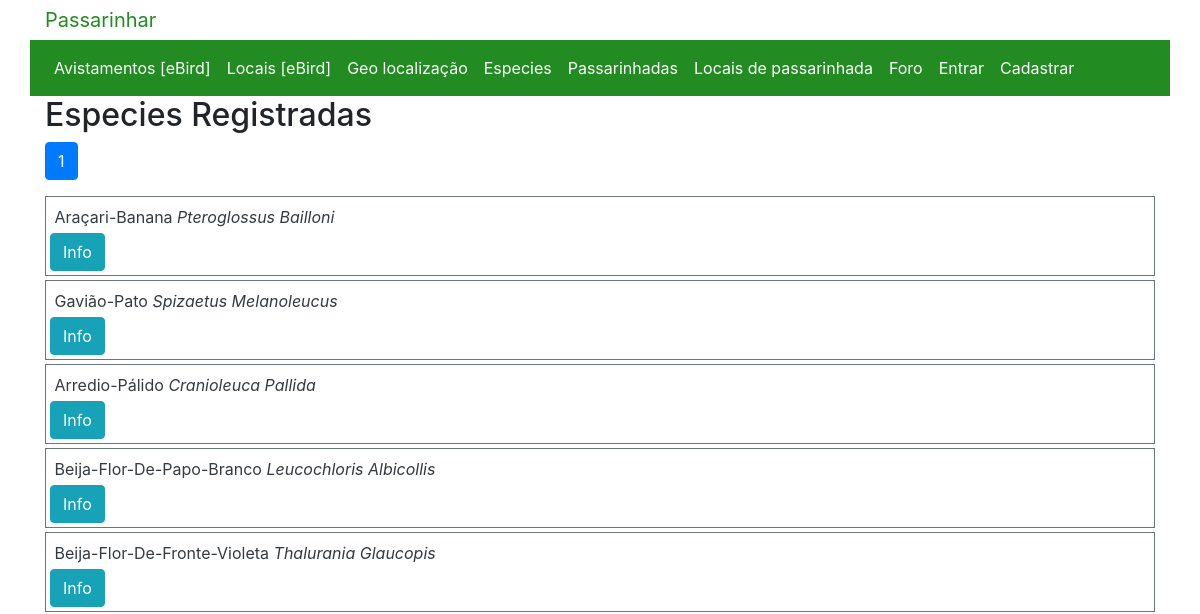
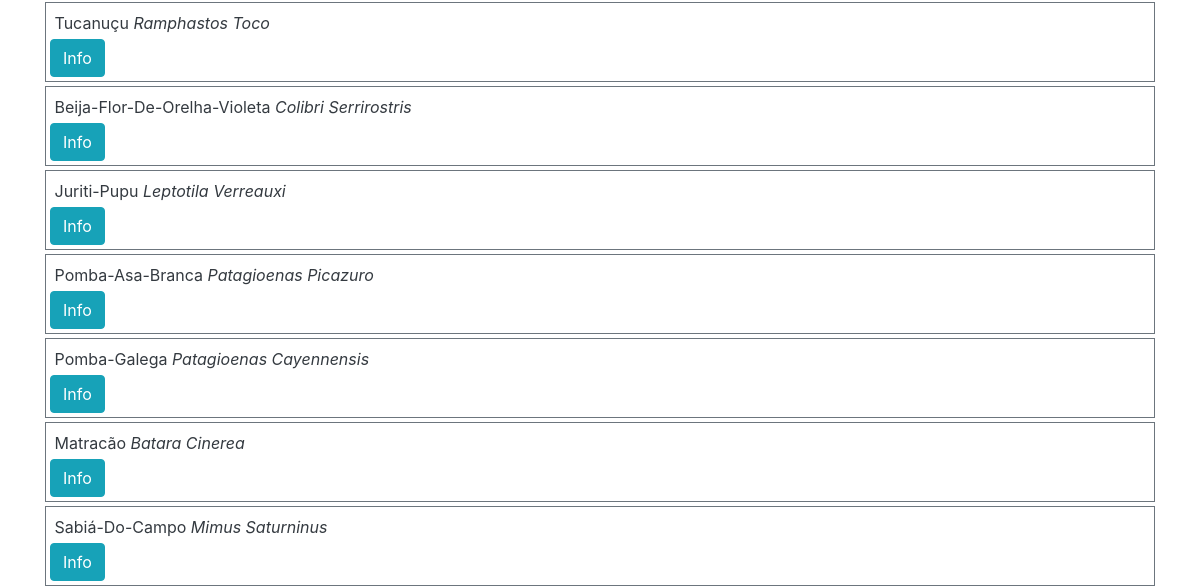
The page /allspices (upper part) on the database as committed earlier (2 pictures, top to bottom).
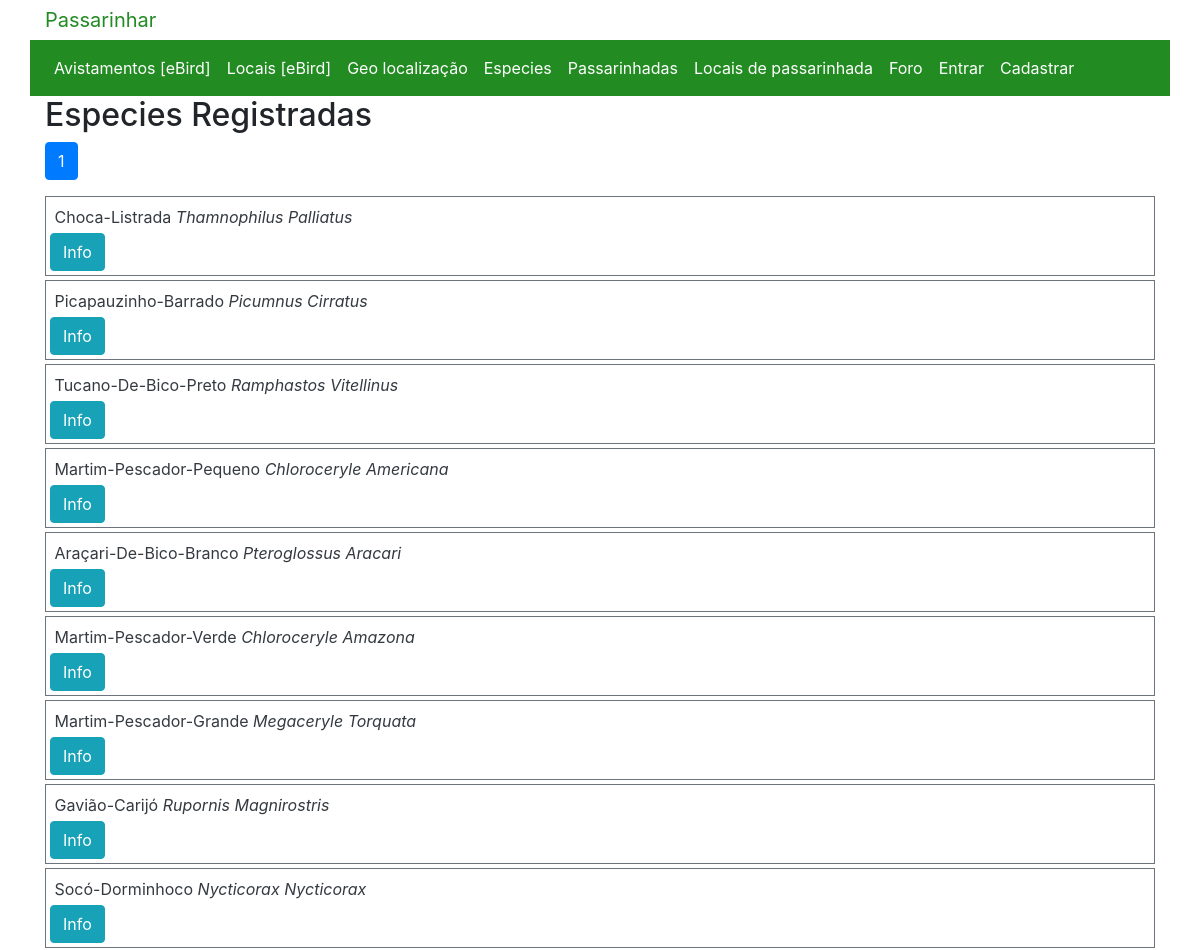
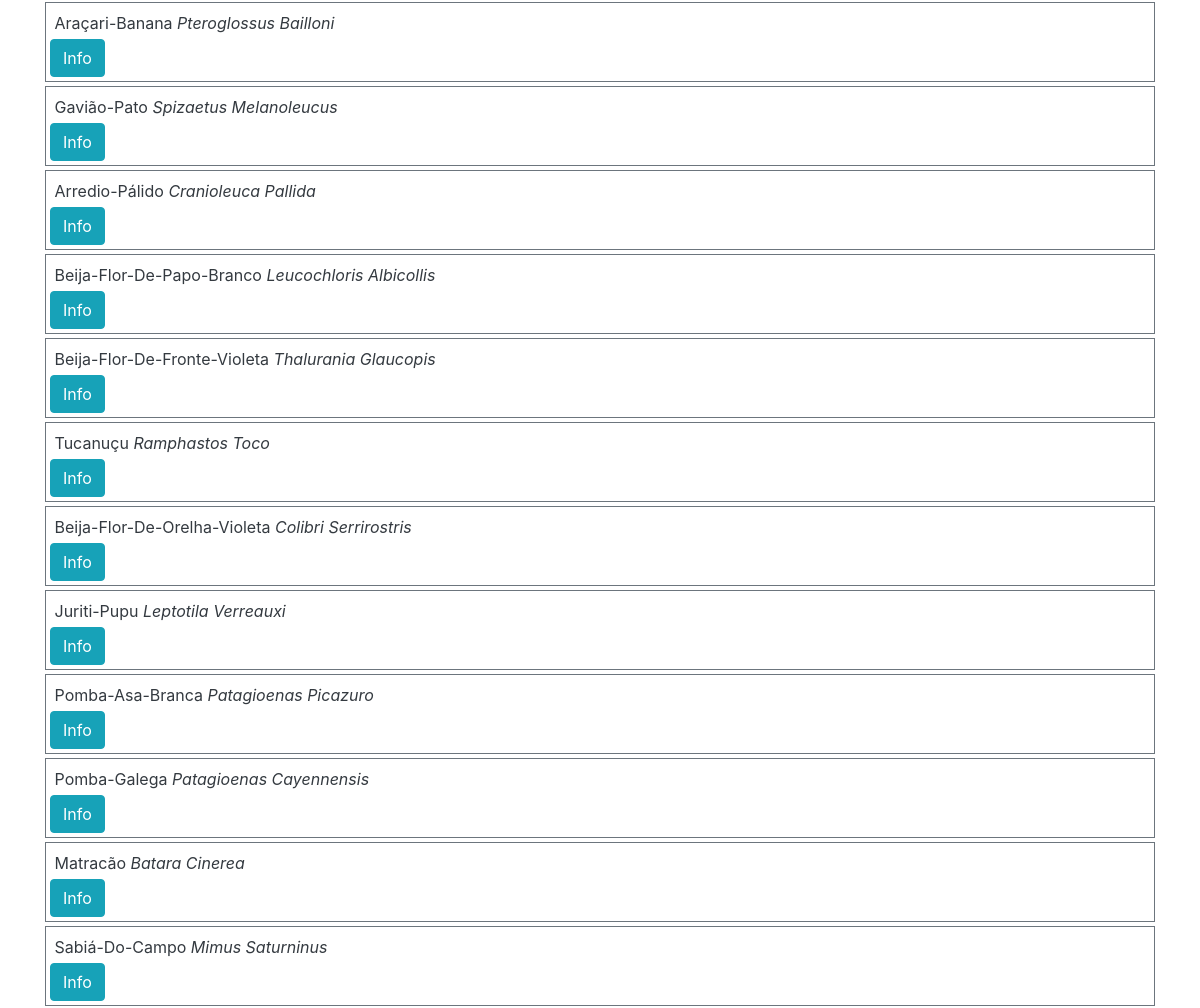
The same page on the database as committed later (2 pictures, top to bottom).
### passarinhar/models.py (models this page shows, shortened)
class Spice(models.Model):
    name = models.CharField(max_length=64, unique=True)
    spice_code = models.CharField(max_length=20, null=True, blank=True)
    scientific_name = models.CharField(max_length=64, null=True, blank=True)
    DTScientific_name = models.ForeignKey(DataZoneSpecie, on_delete=models.CASCADE,null=True, blank=True, related_name="spice")
    description = models.TextField(blank=True)
    url_spice_img  = models.URLField(blank=True)
    image = ImageField(upload_to='spice_images/', pregenerated_sizes=["small", "medium"], null=True)

### passarinhar/views.py (the view)
# urls.py: path("allspices", views.allspices, name="allspices"),
def allspices(request):
    error = None
    page_obj = None
    allspices = Spice.objects.all()
    allspices = allspices.order_by("-pk").all()
    if allspices:
        p = Paginator(allspices, 30)
        page_number = request.GET.get('page')
        page_obj = p.get_page(page_number)
    else:
        error = 'Sem dados'
        page_obj = None
    return render(request, "passarinhar/spices.html", {
        'title':"Especies Registradas",
        'spices': allspices,
        'page_obj':page_obj,
        "error": error
        })

### passarinhar/templates/passarinhar/spices.html (shortened to what this page needs)
{% extends "passarinhar/layout.html" %}
{% load static %}
{% block body %}
<h2 id="page-title">{{ title }}</h2>
<nav aria-label="Page navigation">
    <ul class="pagination">
        <li class="page-item  active" aria-current="page"><a class="page-link"
                href="?page={{ page_obj.number }}">{{page_obj.number }}</a></li>
    </ul>
</nav>
{% for spice in spices %}
<div class="p-1 my-1 bg-white text-dark border border-secondary">
    <div id='spice-div{{spice.id}}' style="display:block" class="my-1">
        <span class="text-capitalize">{{ spice.name }}</span>
        <span class="text-capitalize font-italic">{{ spice.scientific_name }}</span>
    </div>
    <button type="submit" id='{{spice.id}}' class="btn btn-info">Info</button>
</div>
{% endfor %}
{% endblock %}

Rows that differ between the two databases and show on the page:
added Spice: name "Choca-Listrada", scientific_name "Thamnophilus Palliatus"
added Spice: name "Picapauzinho-Barrado", scientific_name "Picumnus Cirratus"
added Spice: name "Tucano-De-Bico-Preto", scientific_name "Ramphastos Vitellinus"
added Spice: name "Martim-Pescador-Pequeno", scientific_name "Chloroceryle Americana"
added Spice: name "Araçari-De-Bico-Branco", scientific_name "Pteroglossus Aracari"
added Spice: name "Martim-Pescador-Verde", scientific_name "Chloroceryle Amazona"
added Spice: name "Martim-Pescador-Grande", scientific_name "Megaceryle Torquata"
added Spice: name "Gavião-Carijó", scientific_name "Rupornis Magnirostris"
added Spice: name "Socó-Dorminhoco", scientific_name "Nycticorax Nycticorax"
